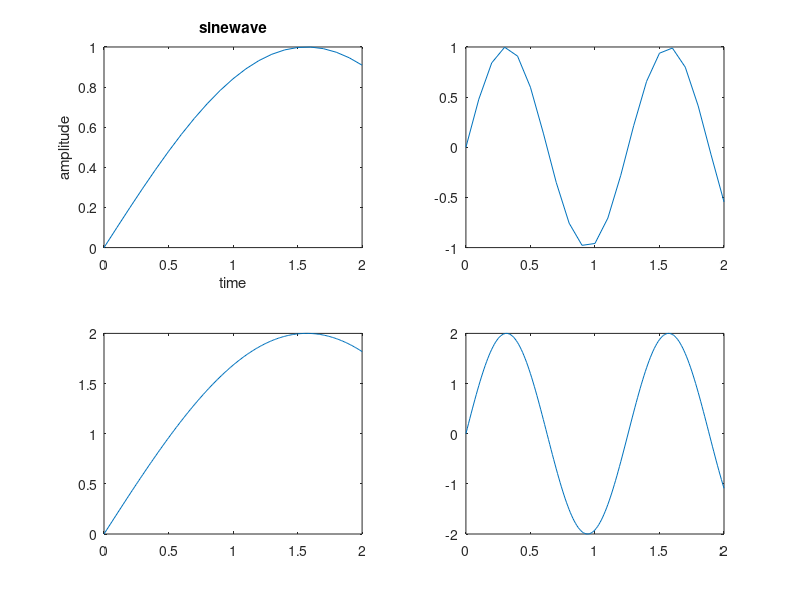

The MATLAB script that drew this image:

	clc;
	clear;
	close;
	t=0:0.1:2 %pi;
	x=sin(t);
	subplot(2,2,1);
	plot(t,x);
	xlabel("time");
	ylabel("amplitude");
	title("sinewave");
	t=0:0.1:2  %pi;
  y=sin(5*t);
subplot(2,2,2);
	plot(t,y);
t= 0:0.01:2   %pi;
y2=2*sin(t);
subplot(2,2,3);
plot(t,y2)
y3=2*sin(5*t);
	subplot(2,2,4);
	plot(t,y3)
